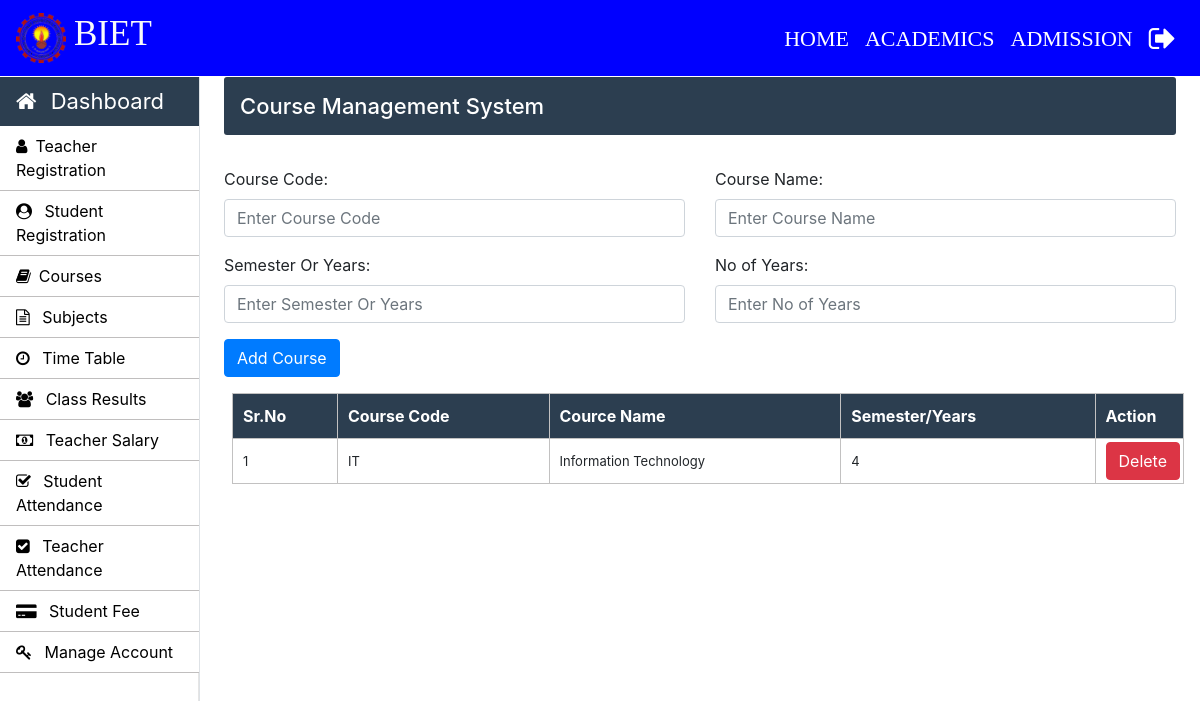
The app's page /Admin/courses.php (signed in) with its own data.
### tables this page shows
CREATE TABLE `courses` (
  `course_code` varchar(10) NOT NULL,
  `course_name` varchar(50) NOT NULL,
  `semester_or_year` varchar(10) NOT NULL,
  `no_of_year` int(10) NOT NULL
);

### Admin/courses.php (the view, shortened to what this page needs)
<?php
		require_once "../connection/connection.php";
	?>
<!doctype html>
<html lang="en">
	<head>
	</head>
	<body>
		<?php include('../common/common-header.php') ?>
		<?php include('../common/admin-sidebar.php') ?>
		<main role="main" class="col-xl-10 col-lg-9 col-md-8 ml-sm-auto px-md-4 mb-2 w-100">
			<div class="sub-main">
				<div class="bar-margin text-center d-flex flex-wrap flex-md-nowrap pt-3 pb-2 mb-3 text-white admin-dashboard pl-3">
					<h4>Course Management System </h4>
				</div>
				<div class="row">
					<div class="col-md-12">
						<form action="courses.php" method="post">
							<div class="row mt-3">
								<div class="col-md-6">
									<div class="form-group">
										<label for="exampleInputEmail1">Course Code: </label>
										<input type="text" name="course_code" class="form-control" required placeholder="Enter Course Code">
									</div>
								</div>
								<div class="col-md-6">
									<div class="form-group">
										<label for="exampleInputPassword1">Course Name:</label>
										<input type="text" name="course_name" class="form-control" required placeholder="Enter Course Name">
									</div>
								</div>
							</div>
							<div class="row">
								<div class="col-md-6">
									<div class="form-group">
										<label for="exampleInputEmail1">Semester Or Years:</label>
										<input type="text" name="semester_or_year" class="form-control" required placeholder="Enter Semester Or Years">
									</div>
								</div>
								<div class="col-md-6">
									<div class="form-group">
										<label for="exampleInputPassword1">No of Years:</label>
										<input type="text" name="no_of_year" class="form-control" required  placeholder="Enter No of Years">
									</div>
								</div>
							</div>
							<div class="row w-100">
								<div class="col-md-12">
									<input type="submit" name="sub" value="Add Course" class=" btn btn-primary ml-auto">
								</div>
							</div>
						</form>
					</div>
				</div>
				<div class="row">
					<div class="col-md-12 ml-2">
						<section class="mt-3">
							<table class="w-100 table-elements mb-5 table-three-tr" cellpadding="3">
								<tr class="table-tr-head table-three text-white">
									<th>Sr.No</th>
									<th>Course Code</th>
									<th>Cource Name</th>
									<th>Semester/Years</th>
									<th>Action</th>
								</tr>
								<?php
									$sr=1;
									$query="select course_code,course_name,no_of_year from courses";
									$run=mysqli_query($con,$query);
									while($row=mysqli_fetch_array($run)) {
									echo	"<tr>";
									echo	"<td>".$sr++."</td>";
									echo	"<td>".$row['course_code']."</td>";
									echo	"<td>".$row['course_name']."</td>";
									echo	"<td>".$row['no_of_year']."</td>";
									echo	"<td width='20'><a class='btn btn-danger'  onclick='return confirm(\"Are you sure?\")' href='delete-function.php?course_code=".$row['course_code']."'>Delete</a></td>";
									echo	"</tr>";
									}
								?>
							</table>
						</section>
					</div>
				</div>
			</div>
		</main>
	</body>
</html>

### Css/style.css (style rules this page uses)
h4 { font-size: 22px; }
.admin-dashboard { margin-top: 1px !important; background: #2c3e50 !important; border-radius: 3px; }
.table-elements tr, td, th { font-size: 13px; border: 1px solid rgb(194, 193, 193); padding-left: 10px !important; }
.table-three { background: #2c3e50 !important; }
.table-tr-head { height: 45px !important; padding: 10px !important; margin-top: 5px !important; }
.table-font-for-transcript td, th { font-size: 16px !important; }

### records on screen
courses: course_code "IT", course_name "Information Technology", no_of_year "4"
